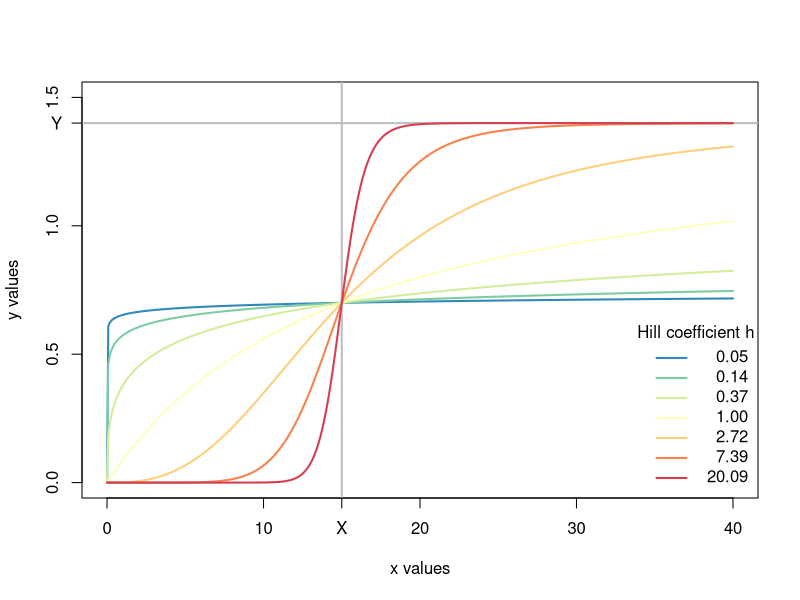
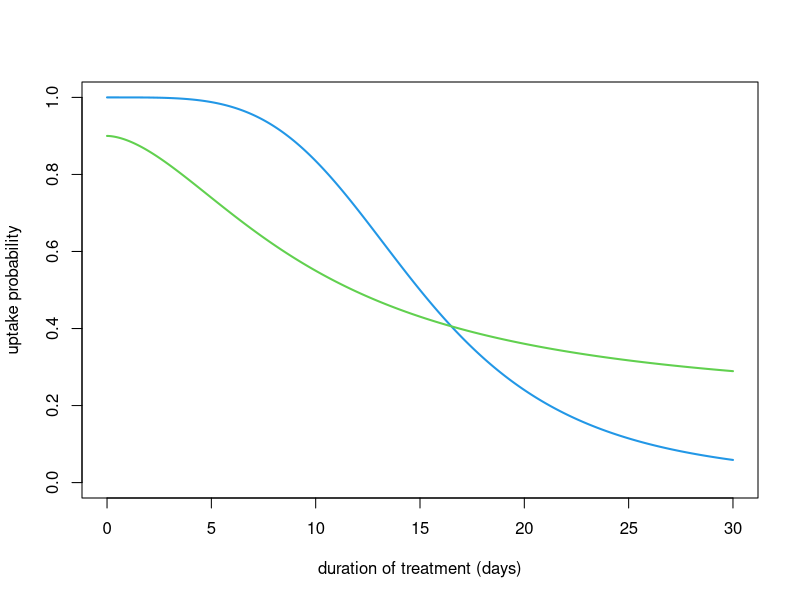
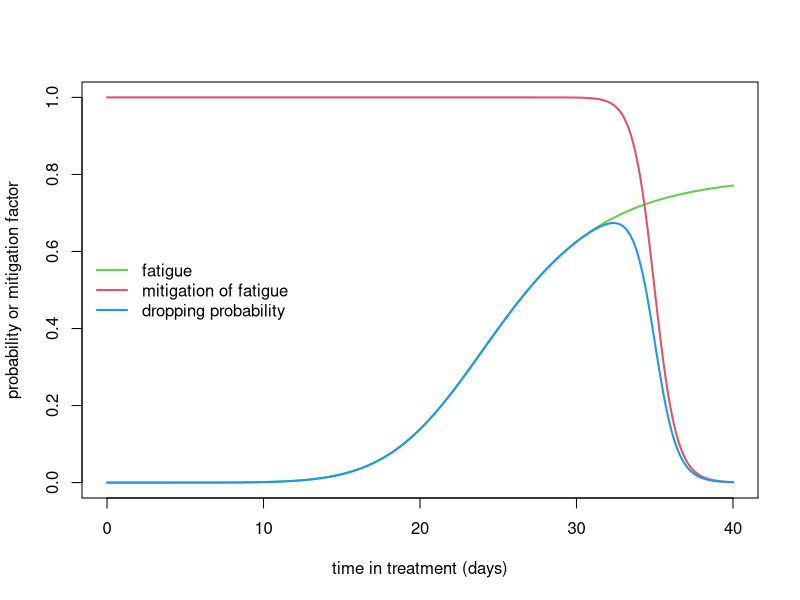
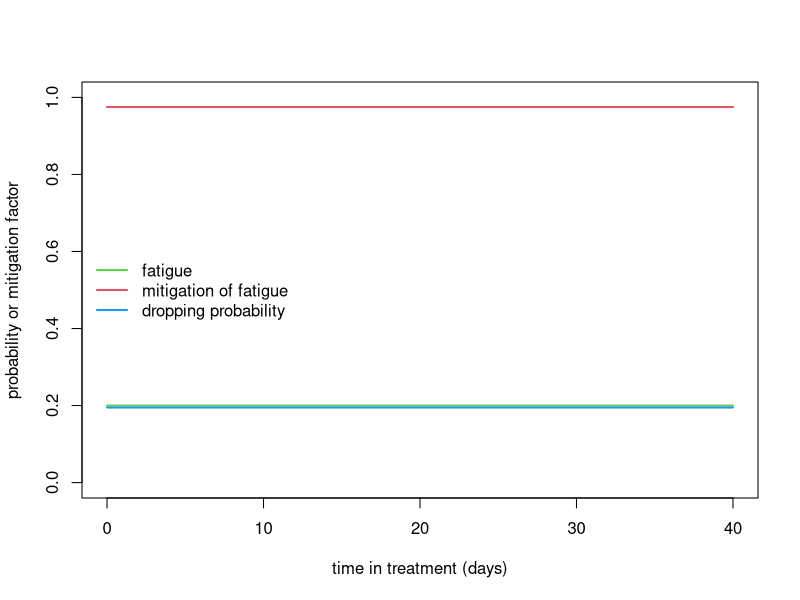
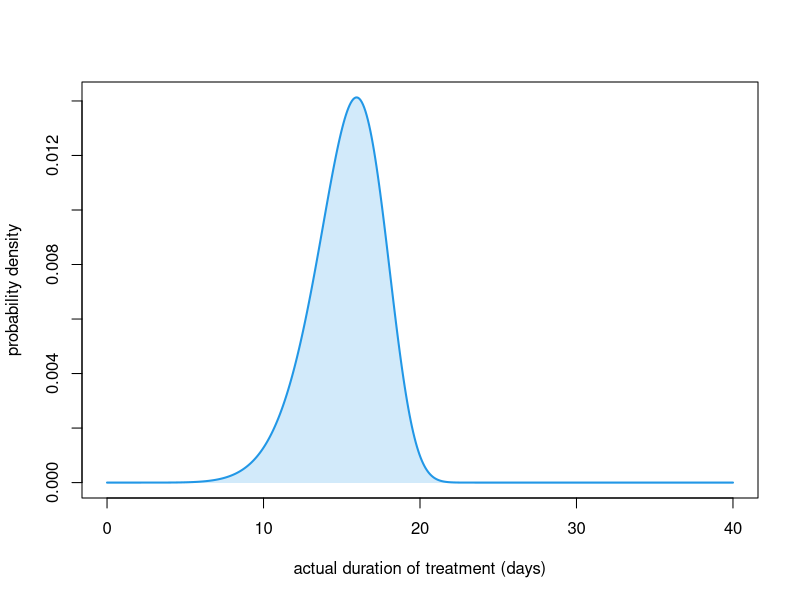
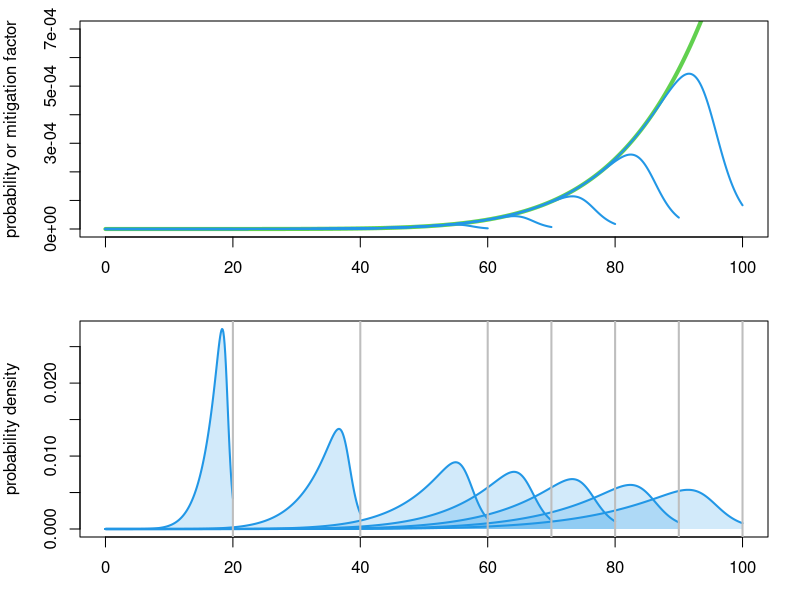
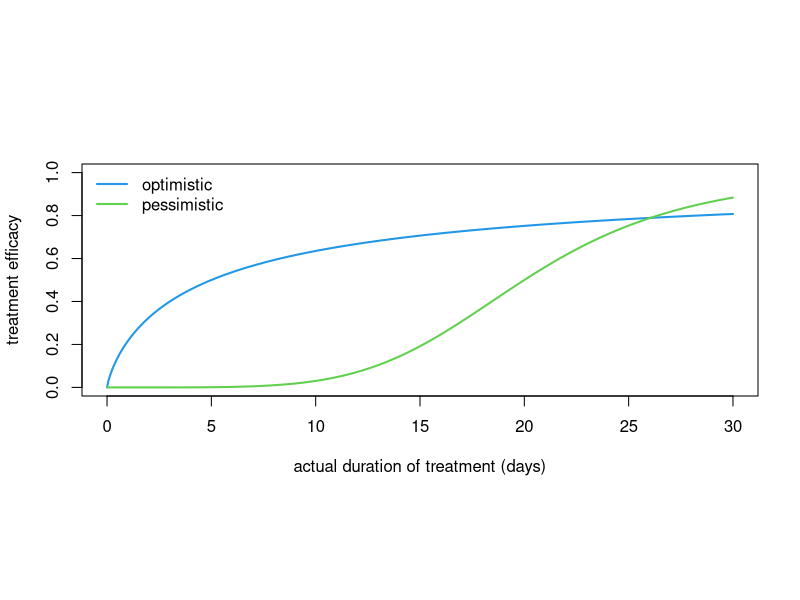
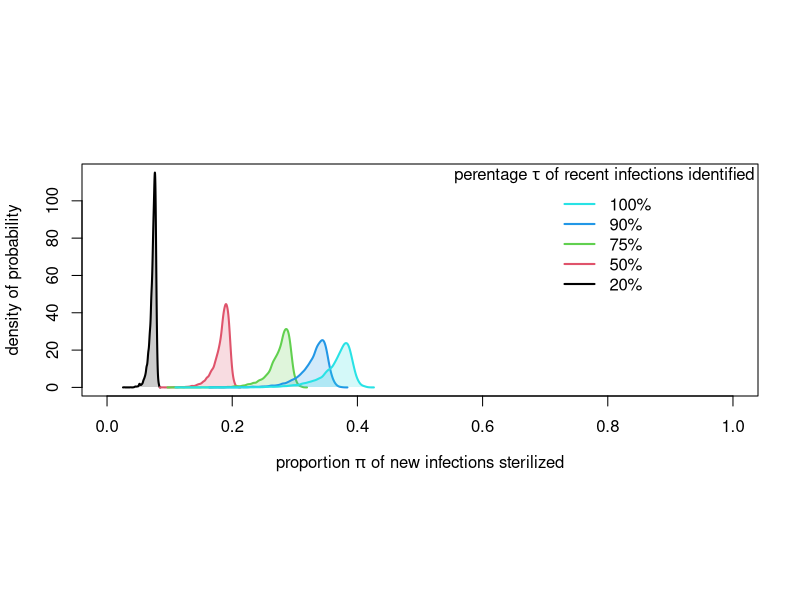

These figures' R source, in order: (Note: this script raises an error after producing the figures.)
## ---- chunk 1
knitr::knit_hooks$set(
  margin = function(before, options, envir) {
    if (before) par(mgp = c(1.5, .5, 0)) #, bty = "n", plt = c(.105, .97, .13, .97))
    else NULL
  })

knitr::opts_chunk$set(echo       = TRUE,
                      message    = FALSE,
                      cache      = TRUE,
                      autodep    = TRUE,
#                      dev.args   = list(pointsize = 11),
                      fig.height = 5,
                      fig.width  = 1.4 * 5,
                      fig.retina = 2,
                      fig.align  = "center",
                      margin     = TRUE)
## ---- chunk 2
needed_packages <- c(
  "deSolve",
  "tibble",
  "purrr",
  "dplyr",
  "magrittr",
  "RColorBrewer"
)
## ---- chunk 3
to_install <- needed_packages[! needed_packages %in% installed.packages()[,"Package"]]
if (length(to_install)) install.packages(to_install)
## ---- chunk 4
library(tibble)
library(purrr)
library(dplyr)
library(magrittr)
## ---- chunk 5
lwd_val <- 2
## ---- chunk 6
ode2 <- function(...) tibble::as_tibble(as.data.frame(deSolve::ode(...)))

seq2 <- function(...) seq(..., le = 512)

plotl <- function(...) plot(..., type = "l", lwd = 2)

lines2 <- function(...) lines(..., lwd = 2)

legend2 <- function(...) legend(..., bty = "n")

abline2 <- function(..., col = 2) abline(..., lwd = lwd_val, col = col)

plot2 <- function(..., col = 4) plot(..., type = "l", lwd = lwd_val, col = col)

plot3 <- function(...) plot2(..., xlab = "actual duration of treatment (days)")

legend2 <- function(...) legend(..., lty = 1, lwd = lwd_val, bty = "n")

legend3 <- function(x, y, legend, ...) {
  tmp <- legend2(x, y, legend = rep(" ", length(legend)),
                 text.width = max(strwidth(legend)), xjust = 1, yjust = 1, ...)
  text(tmp$rect$left + tmp$rect$w, tmp$text$y, legend, pos = 2)
}

mclapply2 <- function(...) {
  parallel::mclapply(..., mc.cores = parallel::detectCores() - 1)
}

polygon2 <- function(x, y, col = 4, alpha = .2, ...) {
  polygon(c(x[1], x, tail(x, 1)), c(0, y, 0), col = adjustcolor(col, alpha),
          border = NA)
}

polygon3 <- function(x, y1, y2, col = 4, ...) {
  polygon(c(x, rev(x)), c(y1, rev(y2)), col = col, border = NA, ...)
}

spectral <- function(n) {
  colorRampPalette(rev(RColorBrewer::brewer.pal(9, "Spectral")))(n)
}
## ---- chunk 7
find_rate <- function(x0 = 176, p = .1, b1 = .5 * p, b2 = 1.5 * p) {
  optimise(function(x) abs(x0 * exp(- x) - (1 - p) * x0), c(b1, b2))$min
}
## ---- chunk 8
hill <- function(x, X, Y, h) {
  x2h <- x^h
  Y * x2h / (X^h + x2h)
}
## ---- chunk 9
xs <- seq2(0, 40)
X <- 15
Y <- 1.4

plot(NA, xlim = c(0, max(xs)), ylim = c(0, 1.5), xlab = "x values", ylab = "y values")
abline2(v = X, col = "grey")
abline2(h = Y, col = "grey")

hs <- exp(seq(-3, 3))
cols <- spectral(length(hs))
walk2(hs, cols, ~ lines2(xs, hill(xs, X, Y, h = .x), col = .y))

legend3("bottomright", col = cols, title = "Hill coefficient h",
        legend = formatC(round(hs, 2), digits = 2, format = "f"))

axis(1, X, "X")
axis(2, Y, "Y", las = 1)
## ---- chunk 10
uptake <- function(d, Xv, Yv, Zv, hv) {
  Zv - hill(d, Xv, Yv, hv)
}
## ---- chunk 11
ds <- seq2(0, 30)
plot2(ds, uptake(ds, 15, 1, 1, 4), ylim = 0:1,
      xlab = "duration of treatment (days)", ylab = "uptake probability")
lines2(ds, uptake(ds, 10, .7, .9, 1.75), col = 3)
## ---- chunk 12
plot_probabilities <- function(
    pd = 40,                      # proposed duration of treatment
    Xf  = 25,   Yf = .8, hf = 7,  # fatigue
    Xmp = .875, Ym = 1,  hm = 50, # mitigation of fatigue
    lwd = 2,
    ylim = 0:1,
    add = FALSE,
    lgnd = TRUE) {                # whether to add the legend to the plot or not
  
  Xm <- Xmp * pd
  ts <- seq2(0, pd)

  fatigue <- hill(ts, Xf, Yf, hf)
  mitigation <- 1 - hill(ts, Xm, Ym, hm)
  
  if (! add) plot(ts, fatigue, ylim = ylim, col = 3, type = "l", lwd = lwd,
                  xlab = "time in treatment (days)",
                  ylab = "probability or mitigation factor")
  lines2(ts, mitigation, col = 2)
  lines2(ts, mitigation * fatigue, col = 4)
  
  if (lgnd & ! add)
    legend2("left", col = c(3, 2, 4),
            legend = c("fatigue", "mitigation of fatigue", "dropping probability"))
}
## ---- chunk 13
plot_probabilities()
## ---- chunk 14
plot_probabilities(hf = 0, hm = 0, Ym = .05, Yf = .4)
## ---- chunk 15
dropping_probability <- function(
    pd = 40,                        # proposed duration of treatment
    Xf  = 25,   Yf = .8, hf = 7,    # fatigue
    Xmp = .875, Ym = 1,  hm = 50,   # mitigation of fatigue
    by = pd / (le - 1), le = 512) { # sampling day in the treatment

  ts <- seq(0, pd, by)
  tibble(x = ts,
         y = hill(ts, Xf, Yf, hf) * (1 - hill(ts, Xmp * pd, Ym, hm)))
}
## ---- chunk 16
dropping_probability()
## ---- chunk 17
effective_duration <- function(
    pd = 40,                        # proposed duration of treatment
    Xf  = 25,   Yf = .8, hf = 7,    # fatigue
    Xmp = .875, Ym = 1,  hm = 50,   # mitigation of fatigue
    by = pd / (le - 1), le = 512) { # sampling effective durations of treatment
  
  dp <- dropping_probability(pd, Xf, Yf, hf, Xmp, Ym, hm, by, le)
  y <- dp$y
  dens <- c(y[1], y[-1] * cumprod(1 - y[-length(y)]))
  tibble(x = dp$x,
         y = dens / sum(dens))
}
## ---- chunk 18
with(effective_duration(), {
  plot3(x, y, ylab = "probability density")
  polygon2(x, y)
})
## ---- chunk 19
explore_dropping <- function(
    Xf  = 200,  Yf  = .15, hf  = 7,
    Xmp = .875, Ym  = 1,   hm  = 50,
    by  = .1, ylim = c(0, .2),
    proposed_durations = c(20, 40, seq(60, 100, 10))) {

  proposed_durations <- sort(proposed_durations)

  eds <- map(proposed_durations,
             ~ effective_duration(.x, Xf, Yf, hf, Xmp, Ym, hm, by))
  
  opar <- par(mfrow = 2:1, plt = c(.1, .96, .21, .93))
  
  plot_probabilities(tail(proposed_durations, 1),
                Xf, Yf, hf, Xmp, Ym, hm, lwd = 4, ylim = ylim, lgnd = FALSE)
  walk(head(proposed_durations, -1),
       ~ plot_probabilities(.x, Xf, Yf, hf, Xmp, Ym, hm, add = TRUE))
  
  plot(NA, xlim = c(0, max(proposed_durations)),
           ylim = c(0, max(unlist(map(eds, ~ .x$y)))),
           xlab = "effective duration of treatment (days)",
           ylab = "probability density")
  walk(eds, ~ with(.x, {
    lines2(.x$x, .x$y, col = 4)
    polygon2(x, y)
  }))
  abline2(v = proposed_durations, col = "grey")
  
  par(opar)
}
## ---- chunk 20
explore_dropping(Xmp = .95, hm = 50, ylim = c(0, .0007))
## ---- chunk 21
draw_durations <- function(
    pd = 40,                        # proposed duration of treatment
    Xf  = 25,   Yf = .8, hf = 7,    # fatigue
    Xmp = .875, Ym = 1,  hm = 50,   # mitigation of fatigue
    by = pd / (le - 1), le = 512,   # sampling effective durations of treatment 
    n = 1000) {                     # number to draw
  with(effective_duration(pd, Xf, Yf, hf, Xmp, Ym, hm, by, le), sample(x, n, TRUE, y)) 
}                    
## ---- chunk 22
draw_durations(n = 16)
## ---- chunk 23
ts <- seq2(0, 30)
plot3(ts, hill(ts, 5, 1, .8), ylim = 0:1, ylab = "treatment efficacy")
lines2(ts, hill(ts, 20, 1, 5), col = 3)
legend2("topleft", legend = c("optimistic", "pessimistic"), col = 4:3)
## ---- chunk 24
pi_value <- function(
    tau = .99,
    pd = 10,
    
    Xv  = 15,   Yv = 1,   hv = 4, Zv = 1,
    Xf  = 200,  Yf = .15, hf = 7,
    Xmp = .875, Ym = 1,   hm = 50,
    Xe  = 10,   Ye = 1,   he = 1,
    
    by = pd / (le - 1), le = 512,
    n = 1000) {
  
  tau *
    uptake(pd, Xv, Yv, Zv, hv) *
    hill(draw_durations(pd, Xf, Yf, hf, Xmp, Ym,  hm, by, le, n), Xe, Ye, he)
}
## ---- chunk 25
tau_vals <- c(.2, .5, .75, .9, 1)

out1 <- tau_vals |>
  map(~ pi_value(tau = .x, pd = 10, n = 1e4, le = 1e6)) |> 
  map(density)

plot2(NA, xlim = 0:1, ylim = c(0, max(unlist(map(out1, extract2, "y")))),
      xlab = expression(paste("proportion ", pi, " of new infections sterilized")),
      ylab = "density of probability")

walk2(out1, seq_along(tau_vals), ~ with(.x, {
  polygon2(x, y, col = .y)
  lines2(x, y, col = .y)
}))

add_legend_sterilization <- function(...) {
  legend2("topright", legend = paste0(rev(100 * tau_vals), "%"),
          col = rev(seq_along(tau_vals)),
          title = expression(paste("perentage ", tau,
                                   " of recent infections identified")))
}

add_legend_sterilization()
## ---- chunk 26
quantplot <- function(x, y, probs = c(.025, seq(.05, .95, .05), .975),
                      col = 4, alpha = .07, smooth = TRUE, ...) {
  lowess2 <- function(y) lowess(x, y, ...)$y
  
  y <- map_dfr(y, quantile, probs)
  if (smooth) y <- map_dfc(y, lowess2)
  
  nbcol <- ncol(y)
  test <- nbcol %% 2
  nb <- (nbcol - test) / 2 - 1
  walk(0:nb,
       ~ polygon3(x, y[[1 + .x]], y[[nbcol - .x]], col = adjustcolor(col, alpha)))
  if (test) lines2(x, y[[ceiling(nbcol / 2)]], col = col)
}
## ---- chunk 27
pd_vals <- seq(1, 40, le = 512)
out <- map(tau_vals,
           ~ mclapply2(pd_vals,
                       function(x) pi_value(pd = x, tau = .x, n = 1e4, le = 1e6)))
## ---- chunk 28
plot(NA, xlim = c(0, 45), ylim = 0:1,
     xlab = "proposed duration d of treatment (days)",
     ylab = expression(paste("proportion ", pi, " of new infections sterilized")))

walk2(out,
      seq_along(out),
      ~ quantplot(pd_vals, .x,  probs = seq(.025, .975, le = 75), col = .y,
                  alpha = .03, smooth = FALSE))

add_legend_sterilization()
## ---- chunk 29
dashboard <- function(
    max_dur = 40,
    tau = .99,
    
    Xv  = 15,   Yv = 1,   hv = 4, Zv = 1,
    Xf  = 200,  Yf = .15, hf = 7,
    Xmp = .875, Ym = 1,   hm = 50,
    Xe  = 10,   Ye = 1,   he = 1,
    
    le = 512,       # nb of pts along the x axes
    npop = 1000,    # nb of pts along the distribution to draw from
    nspl = 1000,    # nb of pts to draw from the distribution (nspl >> npop is better)
    probs = seq(.025, .975, le = 75),
    ylim1 = 0:1, ylim3 = 0:1, ylim4 = 0:1,
    col1 = 4, col2 = 4, col3 = 4, col4 = 4,
    alpha = .1, smooth = TRUE, f1 = 2 / 3, f2 = .08, ...) {
  
  ds <- seq(.1, max_dur, le = le)
  
# 1. treatment uptake
  plot2(ds, uptake(ds, Xv, Yv, Zv, hv), ylim = ylim1, col = col1,
        xlab = "proposed duration of treatment (days)", ylab = "uptake probability")

# 2. actual durations of treatment
  plot(NA, xlim = c(0, max_dur),
           ylim = c(0, max_dur),
           xlab = "proposed duration of treatment (days)",
           ylab = "of treatment (days)")
  mtext("actual duration", 2, 2.25)
  
  eds <- mclapply2(ds,
                   function(x)
                     draw_durations(x, Xf, Yf, hf, Xmp, Ym, hm, le = npop, n = nspl))
  quantplot(ds, eds,  probs, col = col2, alpha, smooth, f = f1, ...)
  abline(0, 1)
  
# 3. pharmaco-dynamics treatment efficacy
  plot3(ds, hill(ds, Xe, Ye, he), ylim = ylim3, col = col3, ylab = "treatment efficacy")

# 4. intervention efficacy
  plot(NA, xlim = c(0, 45), ylim = ylim4,
     xlab = "proposed duration of treatment (days)",
     ylab = "infections sterilized")
  mtext("proportion of new", 2, 2.25)

  out <- mclapply2(ds,
                   function(x) pi_value(tau, x, Xv, Yv, hv, Zv, Xf, Yf, hf, Xmp, Ym,
                                        hm, Xe, Ye, he, le = npop, n = nspl))
  quantplot(ds, out,  probs, col = col4, alpha, smooth, f = f2, ...)
  
  invisible(list(d = ds, pi = out))
}
## ---- chunk 30
opar <- par(mfrow = c(2, 2), cex = 1, plt = c(.25, .95, .25, .9))
dashboard(probs = seq(.001, .999, le = 9), alpha = .2, npop = 1e4, nspl = 1e3,
          col2 = 4, col4 = 4, ylim4 = c(0, .5))
par(opar)
## ---- chunk 31
sid_dyn <- function(N, I0 = 0, D0, beta, gamma, pi, delta, alpha, times) {
  ode2(c(S = N - I0 - D0, I = I0, D = D0),
       times,
       function(time, state, pars) {
         with(as.list(c(state, pars)), {
           infection <- (1 - pi) * beta * D * S
           dS  <- gamma * I + alpha * D - infection
           dI  <- infection - (delta + gamma) * I
           dD  <- delta * I - alpha * D
           list(c(dS, dI, dD))
         })
       },
       c(beta = beta, gamma = gamma, pi = pi, delta = delta, alpha = alpha))
}
## ---- chunk 32
sid_equ <- function(N, beta, gamma, pi, delta, alpha) {
  Dstar <- delta * N / (alpha + delta) - alpha * (delta + gamma) /
           ((alpha + delta) * (1 - pi) * beta)
  Istar <- alpha * Dstar / delta
  c(S = N - Istar - Dstar, I = Istar, D = Dstar)
}
## ---- chunk 33
plot_sid_dyn_equ <- function(
    N     = 1e5,
    D0    = 350,
    beta  = .000001,
    gamma = 0,
    pi    = 0,
    delta = .0001,
    alpha = 1 / 70,
    times = seq2(0, 25000)) {
  sims <- sid_dyn(N = N, I0 = 0, D0 = D0, beta = beta, gamma = gamma, pi = pi,
                  delta = delta, alpha = alpha, times = times)

  equs <- sid_equ(N = N, beta = beta, gamma = gamma, pi = pi,
                  delta = delta, alpha = alpha)
  
  plotl2 <- function(...) plotl(..., xlab = "time (year)")
  
  opar <- par(mfrow = c(1, 3), cex = 1, plt = c(.25, .95, .25, .9))
  with(sims, {
    plotl2(time, I, col = 2, ylab = "infection prevalence")
    abline(h = equs["I"], col = 2)
    plotl2(time, D, col = 3, ylab = "disease prevalence")
    abline(h = equs["D"], col = 3)
    plotl2(time, delta * I, col = 4, ylab = "yearly disease incidence")
    abline(h = delta * equs["I"], col = 4)
  })
  par(opar)
}
## ---- chunk 34
plot_sid_dyn_equ()
## ---- chunk 35
sid_param_val <- function(inf_prev, dis_prev, dis_incd, N = 1e5) {
  delta <- dis_incd / inf_prev
  alpha <- dis_incd / dis_prev
  c(alpha = alpha,
    beta  = alpha * delta / (delta * N - (alpha + delta) * dis_prev),
    delta = delta)
}
## ---- chunk 36
(sid_p_val <- sid_param_val(2e4, 322, 176))
## ---- chunk 37
plot_sid_dyn_equ(D0    = 322,
             beta  = sid_p_val[["beta"]],
             delta = sid_p_val[["delta"]],
             alpha = sid_p_val[["alpha"]],
             times = seq2(0, 6000))
## ---- chunk 38
siid_dyn <- function(N = 1e5, Is0 = 0, If0 = 0, D0,
                    pi, p, beta, gammas, gammaf, deltas, deltaf, alpha, times) {
  ode2(c(S = N - Is0 - If0 - D0, Is = Is0, If = If0, D = D0),
       times,
       function(time, state, pars) {
         with(as.list(c(state, pars)), {
           infection <- beta * D * S
           dS  <- gammas * Is + gammaf * If + alpha * D - (1 - p * pi) * infection
           dIs <- (1 - p) * infection - (gammas + deltas) * Is
           dIf <- (1 - pi) * p * infection - (gammaf + deltaf) * If
           dD  <- deltas * Is + deltaf * If - alpha * D
           list(c(dS, dIs, dIf, dD))
         })
       },
       c(pi = pi, p = p, beta = beta, gammas = gammas, gammaf = gammaf,
         deltas = deltas, deltaf = deltaf, alpha = alpha))
}
## ---- chunk 39
siid_equ <- function(N = 1e5, pi, p, beta, gammas, gammaf, deltas, deltaf, alpha) {
  A  <- (alpha * deltaf + (1 + deltas) * gammaf) * (1 - p) +
        (alpha * deltas + (alpha + deltaf) * gammas) * (1 - pi) * p + 
        (1 - p * pi) * deltas * deltaf
  D  <- (((1 - p) * deltas * gammaf +
          (1 - pi) * p * gammas * deltaf +
          (1 - p * pi) * deltas * deltaf) * N - 
         (deltas * gammaf + gammas * deltaf + deltas * deltaf) * alpha / beta) / A
  If  <- (N - (alpha / deltas + 1) * D) * (1 - pi) * p * beta * D / 
         (gammaf + deltaf + (1 - deltaf / deltas) * (1 - pi) * p * beta * D)
  Is  <- (alpha * D - deltaf * If) / deltas
  c(S  = N - Is - If - D,
    Is = Is,
    If = If,
    D  = D)
}
## ---- chunk 40
plot_siid_dyn_equ <- function(
    N = 1e5,
    Is0 = 0,
    If0 = 0,
    D0 = 350,
    pi = 0,
    p = .9,
    beta = 1e-6,
    gammas = 0,
    gammaf = 0,
    deltas = 1e-6,
    deltaf = 1e-4,
    alpha = 1 / 70,
    times = seq2(0, 700000)) {
  
  sims <- siid_dyn(N, Is0, If0, D0,
                  pi, p, beta, gammas, gammaf, deltas, deltaf, alpha, times)

  equs <- siid_equ(N, pi, p, beta, gammas, gammaf, deltas, deltaf, alpha)
  
  plotl2 <- function(...) plotl(..., xlab = "time (year)")
  
  opar <- par(mfrow = c(2, 2), cex = 1, plt = c(.25, .95, .25, .9))
  with(sims, {
    incidence_dyn <- deltas * Is + deltaf * If
    incidence_equ <- deltas * equs["Is"] + deltaf * equs["If"]
    
    plotl2(time, Is + If, col = 1, ylab = "infection prevalence")
    abline(h = equs["Is"] + equs["If"], col = 1)
    
    plotl2(time, D,  col = 2, ylab = "disease prevalence")
    abline(h = equs["D"], col = 2)
    
    plotl2(time, incidence_dyn, col = 3, ylab = "yearly disease incidence")
    abline(h = incidence_equ, col = 3)
    
    plotl2(time, deltaf * If / incidence_dyn, col = 4,
           ylab = "proportion of fast infections")
    abline(h = deltaf * equs["If"] / incidence_equ, col = 4)
  })
  par(opar)
}
## ---- chunk 41
plot_siid_dyn_equ()
## ---- chunk 42
N <- 1e5
beta <- .000001
gamma <- gammas <- gammaf <- 0
pi <- 0
delta <- deltas <- deltaf <- .0001
alpha <- 1 / 70
p <- 1
sid_equ(N, beta, gamma, pi, delta, alpha)
siid_equ(N, pi, p, beta, gammas, gammaf, deltas, deltaf, alpha)
## ---- chunk 43
siid_equ2 <- function(N = 1e5, p, beta, gammas, gammaf, deltas, deltaf, alpha) {
  D <- (((gammaf + deltaf) * deltas +
           (gammas * deltaf - deltas * gammaf) * p) * beta * N -
          (gammas * deltaf + (gammaf + deltaf) * deltas) * alpha) /
    (((alpha + deltas) * deltaf + (1 - p) * (1 + deltas) * gammaf +
        ((deltaf + alpha) * gammas - (deltaf - deltas) * alpha) * p) * beta)
  
  c(D = D,
    I = ((N - D) * (deltaf - deltas) * p * beta - (gammaf + deltaf) * alpha) * D /
      ((deltaf - deltas) * p * beta * D - (gammaf + deltaf) * deltas),
    df = (deltas * N - (alpha + deltas) * D) * deltaf * p * beta * D / 
      ((gammaf + deltaf) * deltas - (deltaf - deltas) * p * beta * D),
    ds = D * (alpha + (deltas * N - (alpha + deltas) * D) * p * beta * deltaf /
                ((deltaf - deltas) * p * beta * D - (gammaf + deltaf) * deltas))
    )
}
## ---- chunk 44
siid_equ(N = 1e5, pi = 0, p = .9, beta = .00001, gammas = 1 / 70, gammaf = 0,
         deltas = 1 / 50, deltaf = 1 / 5, alpha = 1 / 70)

siid_equ2(N = 1e5, p = .9, beta = .00001, gammas = 1 / 70, gammaf = 0,
          deltas = 1 / 50, deltaf = 1 / 5, alpha = 1 / 70)
## ---- chunk 45
plot_siid_dyn_equ2 <- function(
    N = 1e5,
    Is0 = 0,
    If0 = 0,
    D0 = 350,
    pi = 0,
    p = .9,
    beta = 1e-6,
    gammas = 0,
    gammaf = 0,
    deltas = 1e-6,
    deltaf = 1e-4,
    alpha = 1 / 70,
    times = seq2(0, 500000)) {
  
  sims <- siid_dyn(N, Is0, If0, D0,
                  pi, p, beta, gammas, gammaf, deltas, deltaf, alpha, times)

  equs <- siid_equ2(N, p, beta, gammas, gammaf, deltas, deltaf, alpha)

  plotl2 <- function(...) plotl(..., xlab = "time (year)")
  
  opar <- par(mfrow = c(2, 2), cex = 1, plt = c(.25, .95, .25, .9))
  with(sims, {
    plotl2(time, Is + If, col = 1, ylab = "infection prevalence")
    abline(h = equs["I"], col = 1)
    
    plotl2(time, D,  col = 2, ylab = "disease prevalence")
    abline(h = equs["D"], col = 2)
    
    plotl2(time, deltaf * If, col = 3, ylab = "yearly fast disease incidence")
    abline(h = equs["df"], col = 3)

    plotl2(time, deltas * Is, col = 4, ylab = "yearly slow disease incidence")
    abline(h = equs["ds"], col = 4)
  })
  par(opar)
}
## ---- chunk 46
plot_siid_dyn_equ2()
## ---- chunk 47
siid_equ3 <- function(N = 1e5, p, beta, deltas, deltaf, alpha) {
  D <- deltaf * deltas * (beta * N - alpha) / 
       (((alpha + deltas) * deltaf - (deltaf - deltas) * alpha * p) * beta)
  
  c(D = D,
    I = ((N - D) * (deltaf - deltas) * p * beta - deltaf * alpha) * D /
        ((deltaf - deltas) * p * beta * D - deltaf * deltas),
    df = (deltas * N - (alpha + deltas) * D) * deltaf * p * beta * D /
        (deltaf * deltas - (deltaf - deltas) * p * beta * D),
    ds = (alpha + (deltas * N - (alpha + deltas) * D) * p * beta * deltaf / 
            ((deltaf - deltas) * p * beta * D - deltaf * deltas)) * D
    )
}

siid_equ2(N = 1e5, p = .9, beta = .00001, gammas = 0, gammaf = 0, deltas = 1 / 50,
          deltaf = 1 / 5, alpha = 1 / 70)

siid_equ3(N = 1e5, p = .9, beta = .00001, deltas = 1 / 50, deltaf = 1 / 5,
          alpha = 1 / 70)
## ---- chunk 48
siid_param_val <- function(I, D, ds, df, N, deltaf) {
  c(alpha  = (df + ds) / D,
    beta   = (df + ds) / ((N - I - D) * D),
    deltas = deltaf * ds / (deltaf * I - df),
    p      = df / (df + ds))
}
## ---- chunk 49
x <- .9
di <- 176
D <- 322
df <- round(x * di)
siid_param_val(I = 1e4, D = D, ds = di - df, df = df, N = 1e5, deltaf = 1 / 2)
siid_param_val(I = 3e4, D = D, ds = di - df, df = df, N = 1e5, deltaf = 1 / 2)
## ---- chunk 50
deltaf <- 1 / 2
N <- 1e5
x <- .9
di <- 176
D0 <- 322
df <- x * di

siid_p_val <- siid_param_val(I = 2e4, D = D0, ds = di - df, df = df, N = N,
                             deltaf = deltaf)

a <- siid_equ(N = N, pi = 0, p = siid_p_val[["p"]], beta = siid_p_val[["beta"]],
              gammas = 0, gammaf = 0, deltas = siid_p_val[["deltas"]],
              deltaf = deltaf, alpha = siid_p_val[["alpha"]])

b <- siid_equ2(N = N, p = siid_p_val[["p"]], beta = siid_p_val[["beta"]],
               gammas = 0, gammaf = 0, deltas = siid_p_val[["deltas"]],
               deltaf = deltaf, alpha = siid_p_val[["alpha"]])

a["D"]
sum(a[c("Is", "If")])
b["I"]
(d <- sum(b[c("df", "ds")]))
b[["df"]] / d
## ---- chunk 51
pi2dis_inc <- function(
    I0 = 2e4,
    D0 = 322,
    di = 176,
    x = .9,
    deltaf = 1 / 2,
    N = 1e5,
    rates = c(.02, .1, .2),
    by = .1,
    times = 2025 + seq2(0, 30),
    eps = 5,
    lgnd = TRUE,
    show_rates = TRUE) {
  
  df <- x * di

  siid_p_val <- siid_param_val(I = I0, D = D0, ds = di - df, df = df, N = N,
                             deltaf = deltaf)

  start_val <- siid_equ(N = N, pi = 0, p = siid_p_val[["p"]],
                        beta = siid_p_val[["beta"]],
                        gammas = 0, gammaf = 0, deltas = siid_p_val[["deltas"]],
                        deltaf = deltaf, alpha = siid_p_val[["alpha"]])

  pi_effect <- function(pi) {
    siid_dyn(N = 1e5, Is0 = start_val[["Is"]], If0 = start_val[["If"]], D0, pi,
             p      = siid_p_val[["p"]],
             beta   = siid_p_val[["beta"]], gammas = 0, gammaf = 0,
             deltas = siid_p_val[["deltas"]], deltaf = deltaf,
             alpha  = siid_p_val[["alpha"]], times) |> 
      mutate(d = deltaf * If + siid_p_val[["deltas"]] * Is)
  }

  pi_vals <- seq(0, 1, .1)
  
  maxt <- max(times)
  mint <- min(times)
  minx <- mint - eps
  
  plot(NA, xlim = c(minx, maxt), ylim = c(0, di),
       xlab = "year", ylab = "(/year/100,000)")
  mtext("disease incidence", 2, 2.25)
  
  cols <- spectral(length(pi_vals))
  
  pi_vals |> 
    map(pi_effect) |> 
    walk2(cols, ~ with(.x, lines2(time, d, col = .y)))
  
  segments(minx, di, mint, di, col = cols[1], lwd = 2)
  
  if (show_rates) {
    xs <- seq(mint, maxt, by)
    walk2(rates, 2:4,
          ~ lines2(xs, di * exp(- find_rate(di, .x) * (xs - mint)), lty = .y))
  }
  
  if (lgnd) {
    legend2("bottomleft", col = cols, title = expression(pi),
            legend = formatC(round(pi_vals, 2), digits = 2, format = "f"))
    legend(2048, 175, lty = 2:4, title = "annual decrease", bty = "n", lwd = 2,
           legend = paste0(formatC(round(rates, 2), digits = 2, format = "f"), "%"))
  }
}
## ---- chunk 52
pi2dis_inc()
## ---- chunk 53
opar <- par(mfrow = c(3, 2), cex = 1, plt = c(.25, .95, .25, .9))
pis <- dashboard(probs = seq(.001, .999, le = 9), alpha = .2, npop = 1e4, nspl = 1e3,
                 col2 = 4, col4 = 4, ylim4 = c(0, .5))
pi2dis_inc(lgnd = FALSE)
plot(1:10)
par(opar)
## ---- chunk 54
siid2_dyn <- function(N = 1e5, I10 = 0, I20 = 0, D0,
                      p, beta, sigma, alpha, gamma1, gamma2, delta1, delta2, times) {
  ode2(c(S = N - I10 - I20 - D0, I1 = I10, I2 = I20, D = D0),
       times,
       function(time, state, pars) {
         with(as.list(c(state, pars)), {
           infection <- p * beta * D * S
           dS  <- gamma1 * I1 + gamma2 * I2 + alpha * D - infection
           dI1 <- infection - (gamma1 + delta1 + sigma) * I1
           dI2 <- sigma * I1 - (delta2 + gamma2) * I2
           dD  <- delta1 * I1 + delta2 * I2 - alpha * D
           list(c(dS, dI1, dI2, dD))
         })
       },
       c(p = p, beta = beta, sigma = sigma, alpha = alpha, gamma1 = gamma1,
         gamma2 = gamma2, delta1 = delta1, delta2 = delta2))
}
## ---- chunk 55
delta1 <- 1 / 2
delta2 <- 1 / 20
siid2_dyn(N = 1e5,
          I10 = 10000,
          I20 = 0,
          D0 = 300,
          p = .1,
          beta = .0001,
          sigma = 1 / 2,
          alpha = 2,
          gamma1 = 1 / 60,
          gamma2 = 1 / 60,
          delta1,
          delta2,
          times = seq2(0, 100)) |> 
  with(plotl(time, delta1 * I1 + delta2 * I2))
abline(h = 0)
## ---- chunk 56
delta1 <- 1 / 2
delta2 <- .0008941636
siid2_dyn(N = 1e5,
          I10 = 316.8,
          I20 = 19683.2,
          D0 = 322,
          p = 0,
          beta = .00001985216,
          sigma = 1.091077,
          alpha = .5465839,
          gamma1 = 1 / 60,
          gamma2 = 1 / 60,
          delta1,
          delta2,
          times = seq2(0, 30)) |> 
  with(plotl(time, delta1 * I1 + delta2 * I2, ylim = c(0, 176)))
abline(h = 0)
## ---- chunk 57
siid2_equ <- function(N, p, beta, sigma, alpha, gamma1, gamma2, delta1, delta2) {
  I1 <- ((gamma2 * delta1 + (delta1 + sigma) * delta2) * p * beta * N -
           (gamma1 + delta1 + sigma) * (gamma2 + delta2) * alpha) *
          (gamma2 + delta2) * alpha / 
        (((alpha + delta1) * (gamma2 + delta2) + (alpha + delta2) * sigma) * 
           (gamma2 * delta1 + (delta1 + sigma) * delta2) * p * beta)
  I2 <- sigma * I1 / (delta2 + gamma2)
  D  <- (delta1 * I1 + delta2 * I2) / alpha
  c(S = N - I1 - I2 - D, I1 = I1, I2 = I2, D = D)
}
## ---- chunk 58
siid2_param_val <- function(I, D, d1, d2, delta1, gamma1, gamma2, N) {
  c(
    alpha  = (d1 + d2) / D,
    beta   = ((delta1 + gamma1 - gamma2) * d1 + delta1 * d2 + gamma2 * delta1 * I) /
             ((N - I - D) * delta1 * D),
    sigma  = (delta1 * d2 - gamma2 * d1 + delta1 * gamma2 * I) / d1,
    delta2 = delta1 * d2 / (delta1 * I - d1)
  )
}
## ---- chunk 59
p2dis_inc <- function(
    I0 = 2e4,
    D0 = 322,
    di = 176,
    x = .9,
    delta1 = 1 / 2,
    gamma1 = 1 / 60,
    gamma2 = 1 / 60,
    N = 1e5,
    rates = c(.02, .1, .2),
    by = .1,
    times = 2025 + seq2(0, 30),
    eps = 5,
    lgnd = TRUE,
    show_rates = TRUE) {
  
  d1 <- x * di

  p_val <- siid2_param_val(I0, D0, d1, di - d1, delta1, gamma1, gamma2, N)
  
  alpha  <- p_val[["alpha"]]
  beta   <- p_val[["beta"]]
  sigma  <- p_val[["sigma"]]
  delta2 <- p_val[["delta2"]]
  
  start_val <- siid2_equ(N, 1, beta, sigma, alpha, gamma1, gamma2, delta1, delta2)
  
  p_effect <- function(p) {
    siid2_dyn(N, start_val[["I1"]], start_val[["I2"]], start_val[["D"]],
              p, beta, sigma, alpha, gamma1, gamma2, delta1, delta2, times) |> 
      mutate(d = delta1 * I1 + delta2 * I2)
  }

  p_vals <- seq(0, 1, .1)
  
  maxt <- max(times)
  mint <- min(times)
  minx <- mint - eps
  
  plot(NA, xlim = c(minx, maxt), ylim = c(0, di),
       xlab = "year", ylab = "(/year/100,000)")
  mtext("disease incidence", 2, 2.25)
  
  cols <- spectral(length(p_vals))
  
  p_vals |> 
    map(p_effect) |> 
    walk2(cols, ~ with(.x, lines2(time, d, col = .y)))
  
  segments(minx, di, mint, di, col = cols[1], lwd = 2)
  
  if (show_rates) {
    xs <- seq(mint, maxt, by)
    walk2(rates, 2:4,
          ~ lines2(xs, di * exp(- find_rate(di, .x) * (xs - mint)), lty = .y))
  }
  
  if (lgnd) {
    legend2("bottomleft", col = cols, title = expression(pi),
            legend = formatC(round(p_vals, 2), digits = 2, format = "f"))
    legend(2048, 175, lty = 2:4, title = "annual decrease", bty = "n", lwd = 2,
           legend = paste0(formatC(round(rates, 2), digits = 2, format = "f"), "%"))
  }
  
  return(list(start_val, p_val))
}

p2dis_inc()
